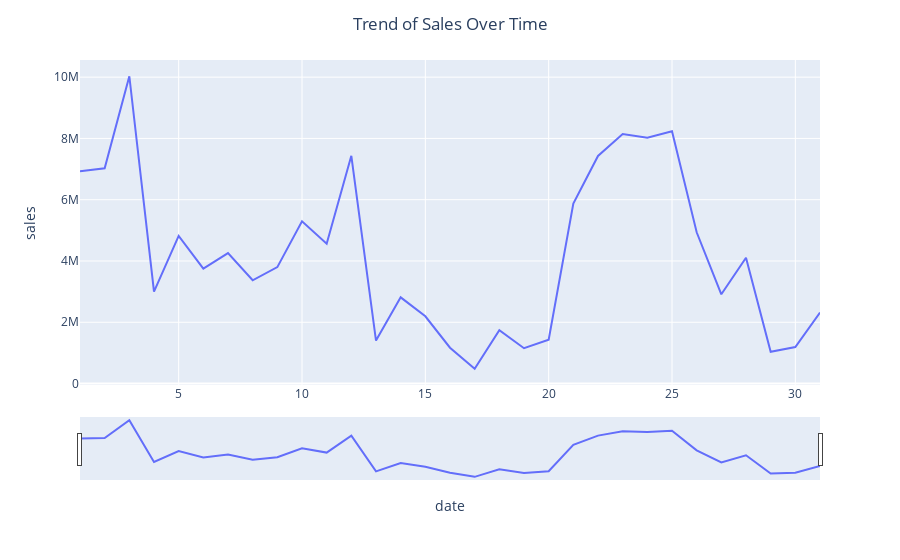

Notebook cell for this chart:
### Markdown cell above
## **4.4. Sales Series in Date**

### Code cell
salesdata['date']=pd.to_datetime(salesdata['date'])
daily_sales = salesdata.groupby(salesdata['date'].dt.day)['sales'].sum().reset_index()

# Create a time series plot with slider
fig = px.line(daily_sales, x='date', y='sales')
fig.update_xaxes(rangeslider_visible=True)
fig.update_layout(title='Trend of Sales Over Time', title_x=0.5)
fig.show()

### Figure 1 — Plotly figure (JSON) as saved in the notebook; plotly's stock layout.template omitted (floating-point values rounded to 4 significant figures)
{"data": [{"hovertemplate": "date=%{x}<br>sales=%{y}<extra></extra>", "legendgroup": "", "line": {"color": "#636efa", "dash": "solid"}, "marker": {"symbol": "circle"}, "mode": "lines", "name": "", "orientation": "v", "showlegend": false, "type": "scatter", "x": [1, 2, 3, 4, 5, 6, 7, 8, 9, 10, 11, 12, 13, 14, 15, 16, 17, 18, 19, 20, 21, 22, 23, 24, 25, 26, 27, 28, 29, 30, 31], "xaxis": "x", "y": [6925000.0, 7026000.0, 10030000.0, 3001000.0, 4820000.0, 3750000.0, 4259000.0, 3371000.0, 3800000.0, 5296000.0, 4565000.0, 7432000.0, 1404000.0, 2814000.0, 2196000.0, 1169000.0, 483100.0, 1740000.0, 1152000.0, 1432000.0, 5877000.0, 7429000.0, 8144000.0, 8023000.0, 8233000.0, 4937000.0, 2913000.0, 4108000.0, 1038000.0, 1191000.0, 2316000.0], "yaxis": "y"}], "layout": {"legend": {"tracegroupgap": 0}, "margin": {"t": 60}, "title": {"text": "Trend of Sales Over Time", "x": 0.5}, "xaxis": {"anchor": "y", "domain": [0, 1], "rangeslider": {"visible": true}, "title": {"text": "date"}}, "yaxis": {"anchor": "x", "domain": [0, 1], "title": {"text": "sales"}}}}
